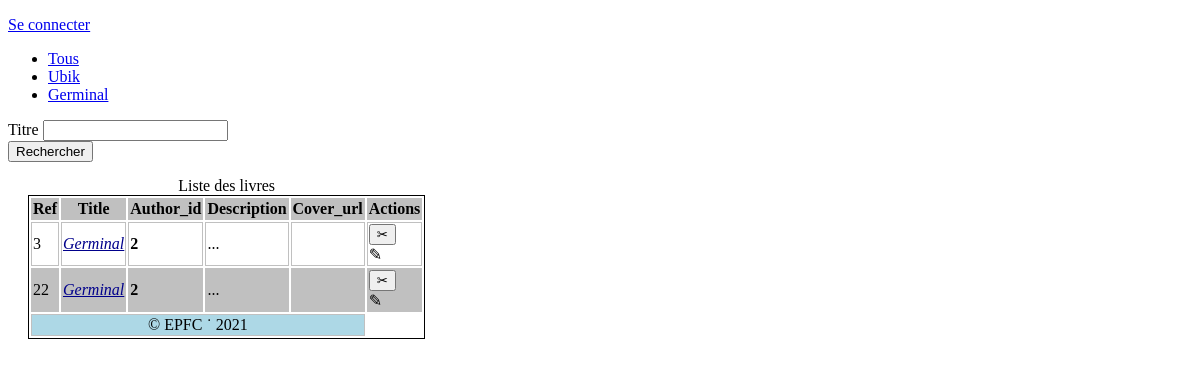
The app's page /liste.php?title=Germinal with its own data.
### tables this page shows
CREATE TABLE `books` (
  `ref` int(10) UNSIGNED NOT NULL,
  `title` varchar(50) NOT NULL DEFAULT '',
  `author_id` int(10) UNSIGNED NOT NULL,
  `description` text,
  `cover_url` varchar(255) DEFAULT NULL
);

### liste.php (the view, shortened to what this page needs)
<?php
$books = [];
$title = "";
if(!empty($_GET['title'])) {
	$title = $_GET['title'];
} elseif(!empty($_POST['title'])) {
	$title = $_POST['title'];
}
$link = mysqli_connect(HOSTNAME,USERNAME,PASSWORD,DATABASE);
mysqli_query($link, "SET NAMES utf8");
if(!empty($title)) {
	$title = mysqli_real_escape_string($link, $title);
	$query = "SELECT * FROM books WHERE title='$title'";
} else {
	$query = "SELECT * FROM books";
}
$result = mysqli_query($link, $query);
if($result) {
	while(($book = mysqli_fetch_assoc($result))) {
		$books[] = $book;
	}
	$fields = mysqli_fetch_fields($result);
}
?>
<!doctype html>
<html lang="fr">
<head>
</head>
<body>
<p><a href="signin.php">Se connecter</a></p>
<ul>
	<li><a href="<?= $_SERVER['PHP_SELF']; ?>">Tous</a></li>
	<li><a href="?title=Ubik">Ubik</a></li>
	<li><a href="?title=Germinal">Germinal</a></li>
</ul>
<form action="<?= $_SERVER['PHP_SELF'] ?>" method="post">
	<div>
		<label>Titre</label>
		<input type="text" name="title">
	</div>
	<button>Rechercher</button>
</form>
<table>
	<caption>Liste des livres</caption>
	<thead>
		<tr>
		<?php foreach($fields as $field) : ?>
			<th><?= ucfirst($field->name); ?></th>
		<?php endforeach; ?>
			<th>Actions</th>
		</tr>
	</thead>
	<tbody>
	<?php foreach($books as $book) : ?>
		<tr>
			<td><?= $book['ref'] ?></td>
			<td><a class="book-title" href="show.php?ref=<?= $book['ref'] ?>"><?= $book['title'] ?></a></td>
			<td class="author"><?= $book['author_id'] ?></td>
			<td><?= substr($book['description'],0,20)."..." ?></td>
			<td><?php if(!empty($book['cover_url'])) : ?>
				<img src="<?= IMG_FOLDER.$book['cover_url'] ?>" alt="<?= $book['title'] ?>" height="80">
				<?php endif; ?>
			</td>
			<td>
				<form action="delete.php" method="post">
					<button class="ico-delete">&#9986;</button>
				</form>
				<span class="ico-edit">&#9998;</span>
			</td>
		</tr>
	<?php endforeach; ?>
	</tbody>
	<tfoot>
		<tr><td colspan="5">&copy; EPFC &dot; 2021</td></tr>
	</tfoot>
</table>
</body>
</html>

### records on screen
books: ref "3", title "Germinal", author "2"
books: ref "22", title "Germinal", author "2"

### other values on screen
$field->name "Ref"
$field->name "Title"
$field->name "Author_id"
$field->name "Description"
$field->name "Cover_url"
